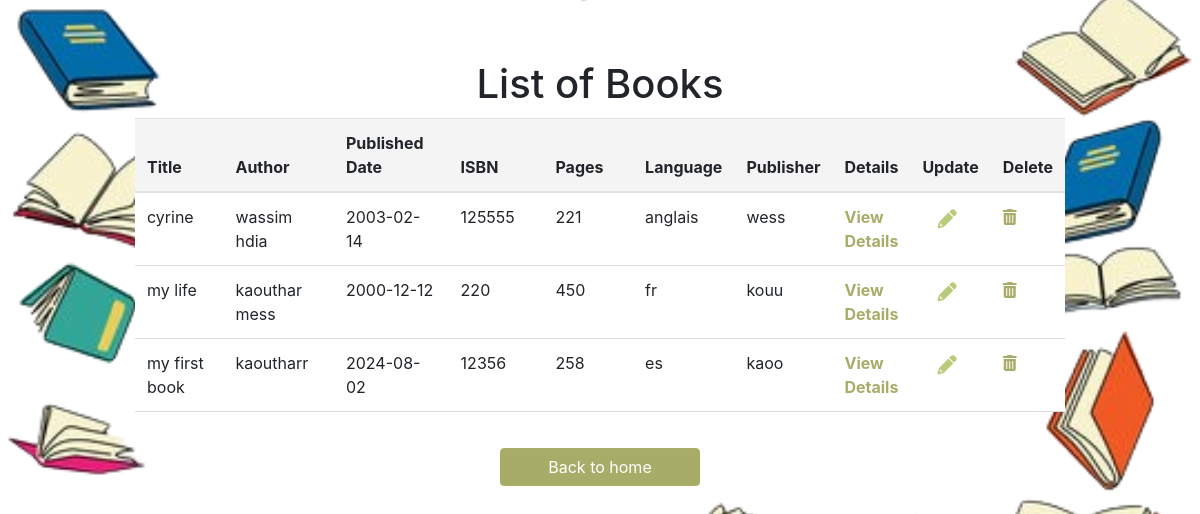
Page /list on the committed database.
### tables this page shows
CREATE TABLE books (
    id INTEGER PRIMARY KEY AUTOINCREMENT,
    title TEXT NOT NULL,
    author TEXT NOT NULL,
    published_date DATE,
    isbn TEXT UNIQUE NOT NULL,
    pages INTEGER,
    language TEXT,
    publisher TEXT
);

### flaskbook.py (the view)
@app.route('/list')
def list():
    conn = get_db_connection()
    books = conn.execute('SELECT * FROM books').fetchall()
    conn.close()
    return render_template('list.html', books=books)

### flaskbook.py (called while the page is built)
def get_db_connection():
    conn = sqlite3.connect(DATABASE)
    conn.row_factory = sqlite3.Row
    return conn

### templates/list.html (shortened to what this page needs)
<!DOCTYPE html>
<html lang="en">
<head>
    <link href="https://stackpath.bootstrapcdn.com/bootstrap/4.5.2/css/bootstrap.min.css" rel="stylesheet">
    <link rel="stylesheet" href="https://cdnjs.cloudflare.com/ajax/libs/font-awesome/6.0.0-beta3/css/all.min.css">
    <link rel="stylesheet" type="text/css" href="{{ url_for('static', filename='list.css') }}">
</head>
<body>
    <div class="container" style="margin-top: 30px;">
        <h1 style="text-align: center; margin-top: 30px;;">List of Books</h1>
        <table class="table">
            <thead>
                <tr>
                    <th>Title</th>
                    <th>Author</th>
                    <th>Published Date</th>
                    <th>ISBN</th>
                    <th>Pages</th>
                    <th>Language</th>
                    <th>Publisher</th>
                    <th>Details</th>
                    <th>Update</th>
                    <th>Delete</th>
                </tr>
            </thead>
            <tbody>
                {% for book in books %}
                <tr>
                    <td>{{ book.title }}</td>
                    <td>{{ book.author }}</td>
                    <td>{{ book.published_date }}</td>
                    <td>{{ book.isbn }}</td>
                    <td>{{ book.pages }}</td>
                    <td>{{ book.language }}</td>
                    <td>{{ book.publisher }}</td>
                    <td><a href="{{ url_for('book_detail', book_id=book.id) }}" style="color:#a7ad69; font-weight: bold;">View Details</a></td>
                    <td><a href="{{ url_for('update_book', book_id=book.id) }}"  class="edit-icon"><i class="fas fa-pencil-alt"></i></a></td>
                    <td><a href="#" class="delete-icon" style="color:#a7ad69" data-toggle="modal" data-target="#deleteModal"><i class="fas fa-trash-alt"></i></a></td>
                </tr>
        {% endfor %}
            </tbody>
        </table>
        <div class="d-flex flex-column align-items-center">
            <a href="{{ url_for('home') }}" class="btn btn-custom btn-block">Back to home</a>
        </div>
    </div>
</body>
</html>

### static/list.css (style rules this page uses)
body { background-image: url('../static/book.png'); background-repeat: no-repeat; background-size: cover; background-position: center; }
.container { width: 80%; margin: auto; overflow: hidden; }
table { width: 100%; border-collapse: collapse; margin-top: 10px; background-color: #fff; }
th, td { padding: 9px; text-align: left; border-bottom: 1px solid #ddd; width: 20%; }
th { background-color: #f4f4f4; }
.btn-custom { background-color: #a7ad69; border-color: #adac65; color: white; width:200px; margin-top: 20px; }
.edit-icon { color: #b9ca7a; cursor: pointer; font-size: 1.2em; vertical-align: middle; margin-left: 15px }

### rows in the picture
books: title "cyrine", author "wassim hdia", published_date "2003-02-14", isbn "125555", pages "221", language "anglais", publisher "wess"
books: title "my life", author "kaouthar mess", published_date "2000-12-12", isbn "220", pages "450", language "fr", publisher "kouu"
books: title "my first book", author "kaoutharr", published_date "2024-08-02", isbn "12356", pages "258", language "es", publisher "kaoo"
